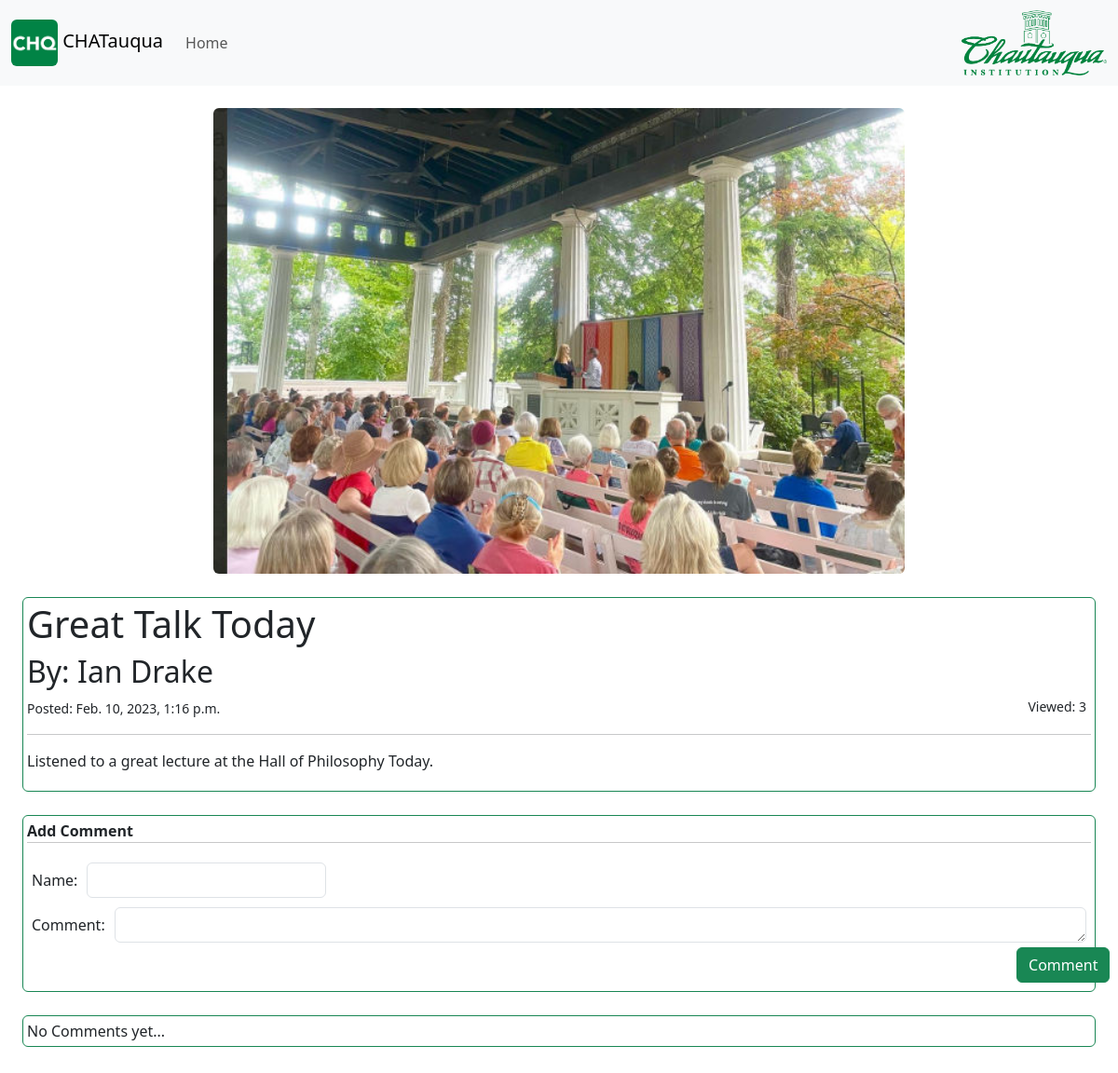
Screenshot of /posts/20 with the database file from the repository.
### blog/models.py (models this page shows, shortened)
class Post(models.Model):
    heroHeader = models.ImageField(upload_to ='uploads/', default=None, blank=True)
    title = models.CharField(max_length=255)
    author = models.CharField(max_length=255)
    body = models.TextField()
    created_at = models.DateTimeField(auto_now_add=True)
    viewCount = models.IntegerField(default=0)
    pubStatus = models.BooleanField(default=False)

### blog/views.py (the view, shortened to what this page needs)
# urls.py: path('posts/<int:pk>', Detail.as_view(), name="detailed_post"),
class Detail(DetailView, CreateView):
    model = Post
    form_class = CommentForm
    template_name = 'postDetails.html'
    def get_object(self):
        obj = super().get_object()
        obj.viewCount += 1
        obj.save()
        return obj

### blog/forms.py
class CommentForm(forms.ModelForm):
    class Meta:
        model = Comment
        fields = ('name', 'comment')
        widgets = {
            'name': forms.TextInput(attrs={'class': 'form-control'}),
            'comment': forms.Textarea(attrs={'class': 'form-control', 'rows':1, 'cols': 130}),
        }

### blog/templates/postDetails.html (shortened to what this page needs)
<!DOCTYPE html>
{%  extends 'base.html' %}
{% block content %}
    {% load static %}
    <br/>
    <div style="text-align: center;"><img src ="../media/{{ post.heroHeader}}" alt = "heroHeader" class = "rounded"
    style="max-width:100%;width: auto; height: 500px"></div>
    <div class = "form-control rounded border-success p-1 mb-2" style="margin: 25px; max-width: 96%;margin-left: 2%">
<h1>{{ post.title }}</h1>
<h2>By: {{ post.author}}</h2>
    <small>Posted: {{ post.created_at }} </small><small style="float:right; margin-right: 5px;">Viewed: {{ post.viewCount }}</small>
<hr>
<p>{{ post.body }}</p>
    </div>
    <div class="form-control rounded border-success p-1 mb-2 " style="margin: 25px; max-width: 96%;margin-left: 2%">
        <strong>Add Comment</strong>
    <hr style="margin-top:0px;">
    <div class = "form-group">
    <form method="POST">
        {% for field in form %}
            <div style ="display: inline-flex; align-items: center;">
            <div style ="margin: 5px;">
                {{ field.label_tag }}
            </div>
            <div style ="margin: 5px; ">
            {{ field }}
            </div>
            </div>
        {% endfor %}
    <div style=" float: bottom; margin-bottom: 5px; margin-left: 93%;">
        <button class= "btn btn-success" onClick="this.form.submit();this.disabled=true; this.value='Sending…';">Comment</button>
    </div>
    </form>
    </div>
    </div>
    <div class="form-control rounded border-success p-1 mb-2" style="margin: 25px; max-width: 96%;margin-left: 2%">
    {% if not post.comments.all %}
    No Comments yet...
    {% endif %}
    </div>
{% endblock %}

### rows the page displays
Post: heroHeader (picture), title "Great Talk Today", author "Ian Drake", created_at "Feb. 10, 2023, 1:16 p.m.", viewCount "3", body "Listened to a great lecture at the Hall of Philosophy Today."

### other values shown
{{ field.label_tag }} "Name:" "Comment:"
